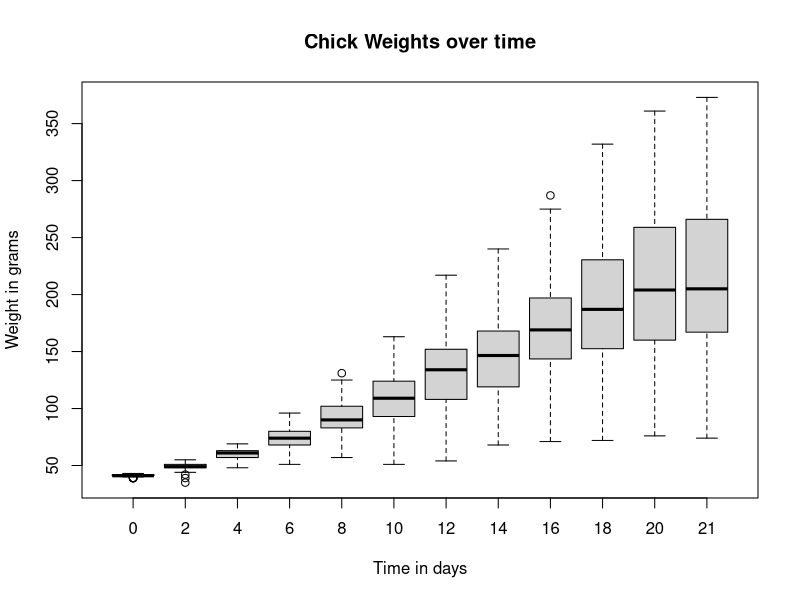

R code for this plot: (Note: this script raises an error after producing the figure.)
chickdiet1 <-subset(ChickWeight, ChickWeight$Diet == 1)
chickdiet2 <-subset(ChickWeight, ChickWeight$Diet == 2)
chickdiet3 <-subset(ChickWeight, ChickWeight$Diet == 3)
chickdiet4 <-subset(ChickWeight, ChickWeight$Diet == 4)
boxplot(weight~Time,data = ChickWeight, xlab="Time in days", ylab="Weight in grams", main = "Chick Weights over time")
plot(weight~Time, data = chick1)

par(mfrow=(c(4,1)))

chick1 <- subset(chickdiet1, chickdiet1$Chick == 1)
xrange <- range(chickdiet1$Time)
yrange <- range(chickdiet1$weight)
nchicks <- max(chickdiet1$Chick)

plot(xrange, yrange, type = "n", xlab = "Age (Days)", ylab = "Weight (Grams)")
colours <-rainbow(nchicks)
linetype <- c(1:nchicks)

for (i in 1:nchicks) {
  chick <-subset(chickdiet1, Chick == i)
  lines(chick$Time, chick$weight, type = "b", lwd = 1.5, lty = linetype[i], col = colours[i], pch = 21)
}
title("Chick Growth - Diet 1")
#legend(xrange[1], yrange[2], 1:nchicks, cex = 0.8, col = colours, pch = 21, lty = linetype, title = "Chicks")

chick2 <- subset(chickdiet2, chickdiet2$Chick == 21)
xrange <- range(chickdiet2$Time)
yrange <- range(chickdiet2$weight)
nchicks <- max(chickdiet2$Chick)

plot(xrange, yrange, type = "n", xlab = "Age (Days)", ylab = "Weight (Grams)")
colours <-rainbow(nchicks)
linetype <- c(1:nchicks)

for (i in 1:nchicks) {
  chick1 <-subset(chickdiet2, Chick == i)
  lines(chick1$Time, chick1$weight, type = "b", lwd = 1.5, lty = linetype[i], col = colours[i], pch = 21)
}
title("Chick Growth - Diet 2")
#legend(xrange[1], yrange[2], 1:nchicks, cex = 0.8, col = colours, pch = 21, lty = linetype, title = "Chicks")

chick3 <- subset(chickdiet3, chickdiet3$Chick == 21)
xrange <- range(chickdiet3$Time)
yrange <- range(chickdiet3$weight)
nchicks <- max(chickdiet3$Chick)

plot(xrange, yrange, type = "n", xlab = "Age (Days)", ylab = "Weight (Grams)")
colours <-rainbow(nchicks)
linetype <- c(1:nchicks)

for (i in 1:nchicks) {
  chick2 <-subset(chickdiet3, Chick == i)
  lines(chick2$Time, chick2$weight, type = "b", lwd = 1.5, lty = linetype[i], col = colours[i], pch = 21)
}
title("Chick Growth - Diet 3")
#legend(xrange[1], yrange[2], 1:nchicks, cex = 0.8, col = colours, pch = 21, lty = linetype, title = "Chicks")

chick4 <- subset(chickdiet4, chickdiet3$Chick == 21)
xrange <- range(chickdiet4$Time)
yrange <- range(chickdiet4$weight)
nchicks <- max(chickdiet4$Chick)

plot(xrange, yrange, type = "n", xlab = "Age (Days)", ylab = "Weight (Grams)")
colours <-rainbow(nchicks)
linetype <- c(1:nchicks)

for (i in 1:nchicks) {
  chick3 <-subset(chickdiet4, Chick == i)
  lines(chick3$Time, chick3$weight, type = "b", lwd = 1.5, lty = linetype[i], col = colours[i], pch = 21)
}
title("Chick Growth - Diet 4")
#legend(xrange[1], yrange[2], 1:nchicks, cex = 0.8, col = colours, pch = 21, lty = linetype, title = "Chicks")

max_increase1 <- chickdiet1$weight[which.max(chickdiet1$weight)]
max_increase2 <- chickdiet2$weight[which.max(chickdiet2$weight)]
max_increase3 <- chickdiet3$weight[which.max(chickdiet3$weight)]
max_increase4 <- chickdiet4$weight[which.max(chickdiet4$weight)]
avg_increase1 <- chickdiet1$weight[mean(chickdiet1$weight)]
avg_increase2 <- chickdiet2$weight[mean(chickdiet2$weight)]
avg_increase3 <- chickdiet3$weight[mean(chickdiet3$weight)]
avg_increase4 <- chickdiet4$weight[mean(chickdiet4$weight)]